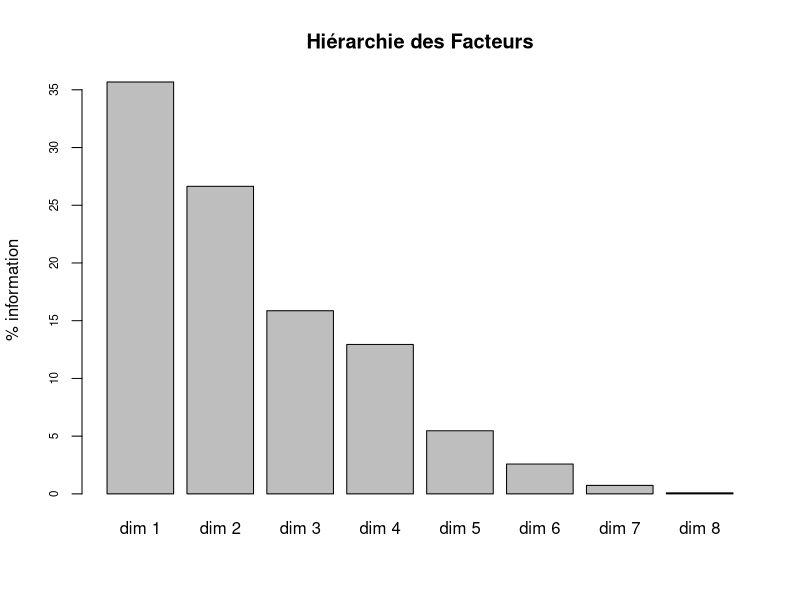
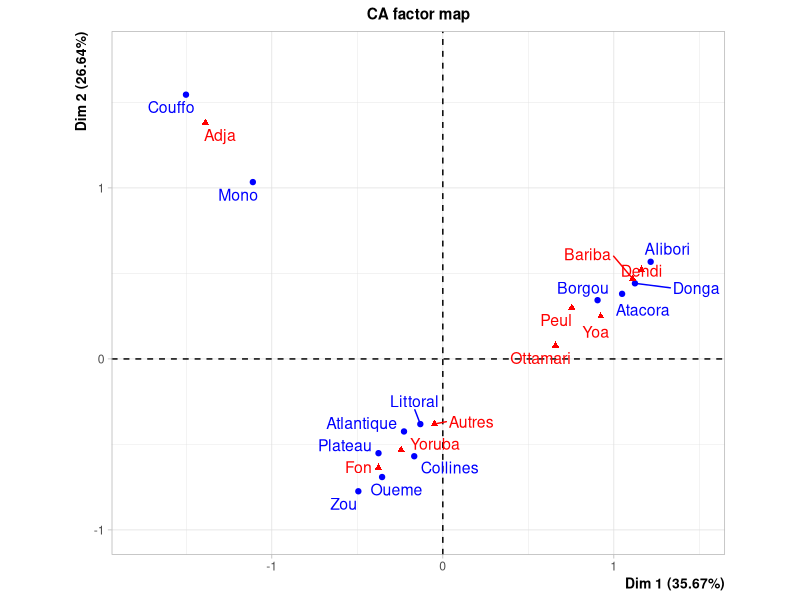
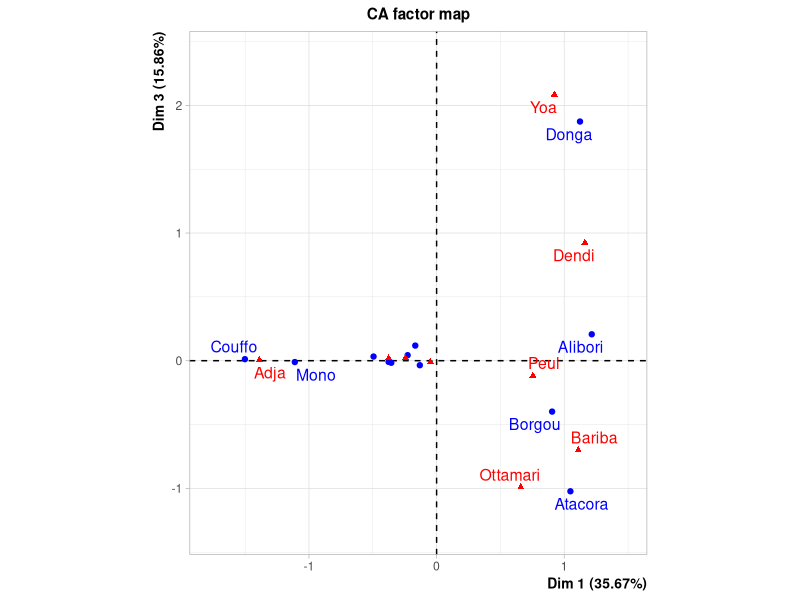

Recreate these plots in R, in order.
## ---- chunk 1
knitr::opts_chunk$set(echo = FALSE)
library(knitr,quietly = T,warn.conflicts = T)
library(dplyr,quietly = T,warn.conflicts = T)
#library(reshape2,quietly = T,warn.conflicts = T)
#library(ggplot2,quietly = T,warn.conflicts = T)
#library(kableExtra)
library(FactoMineR)
## ---- chunk 2
don<-read.csv2("LAN-BENIN-2002/LAN-BENIN-2002-NIV1.csv")
#kable(don,caption = "Tableau de données original")
don
## ---- chunk 3
tab<-as.matrix(don[,3:11])
row.names(tab)<-don$admin1
#kable(addmargins(tab),caption="Tableau de contingence (Nij)")

## ---- chunk 4
tabrow<-100*prop.table(tab, margin=1)
kable(addmargins(tabrow,2), caption = "Profils en ligne (Nij/Ni.) en %", digits=1)
## ---- chunk 5
tabcol<-100*prop.table(tab, margin=2)
kable(addmargins(tabcol,1), caption = "Profils en colonnes (Nij/N.j) en %", digits=1)
## ---- chunk 6
tabtot<-100*tab/sum(tab)
kable(addmargins(tabtot), caption = "Part du total (Nij/N..) en %", digits=1)
## ---- chunk 7
test<-chisq.test(tab)
test
## ---- chunk 8
tabest<-as.matrix(test$expected)
kable(addmargins(tabest), caption = "Valeurs théoriques N*ij = (Nij x N.j) /N..", digits=1)
## ---- chunk 9
tabres<-tab-tabest
kable(addmargins(tabres), caption = "Résidus absolus (Nij - N*ij)", digits=1)
## ---- chunk 10
tabchi2<-((tab-tabest)**2)/tabest
kable(addmargins(tabchi2), caption = "Chi_2 = (Nij-N*ij)2 / N*ij", digits=1)
## ---- chunk 11
tabchi2ctr<-100*tabchi2/sum(tabchi2)
kable(addmargins(tabchi2ctr), caption = "% du chi_2 total du tableau (contribution)", digits=2)
## ---- chunk 12
afc<-CA(tab,graph = F)
## ---- chunk 13
barplot(afc$eig[,2],ylab = "% information", main="Hiérarchie des Facteurs",cex.axis = 0.7)
kable(afc$eig,
      col.names = c("Valeur propre", "% variance", "% variance cumulée"),
      digits=2,
      caption = "Tableau des valeurs propres")
## ---- chunk 14
coo_1<-afc$col$coord[,1]
coo_2<-afc$col$coord[,2]
coo_3<-afc$col$coord[,3]
ctr_1<-afc$col$contrib[,1]
ctr_2<-afc$col$contrib[,2]
ctr_3<-afc$col$contrib[,3]
cos2_1<-afc$col$cos2[,1]
cos2_2<-afc$col$cos2[,2]
cos2_3<-afc$col$cos2[,3]

df<-data.frame(coo_1,ctr_1,cos2_1,coo_2,ctr_2,cos2_2,coo_3,ctr_3,cos2_3)
kable(df,digits = 2,
      caption = "Relations entre colonnes et facteurs"
      )
## ---- chunk 15
coo_1<-afc$row$coord[,1]
coo_2<-afc$row$coord[,2]
coo_3<-afc$row$coord[,3]
ctr_1<-afc$row$contrib[,1]
ctr_2<-afc$row$contrib[,2]
ctr_3<-afc$row$contrib[,3]
cos2_1<-afc$row$cos2[,1]
cos2_2<-afc$row$cos2[,2]
cos2_3<-afc$row$cos2[,3]

df<-data.frame(coo_1,ctr_1,cos2_1,coo_2,ctr_2,cos2_2,coo_3,ctr_3,cos2_3)
kable(df,digits = 2,
      caption = "Relations entre lignes et facteurs"
      )
## ---- chunk 16
plot.CA(afc)
## ---- chunk 17
plot.CA(afc,axes = c(1,3))
